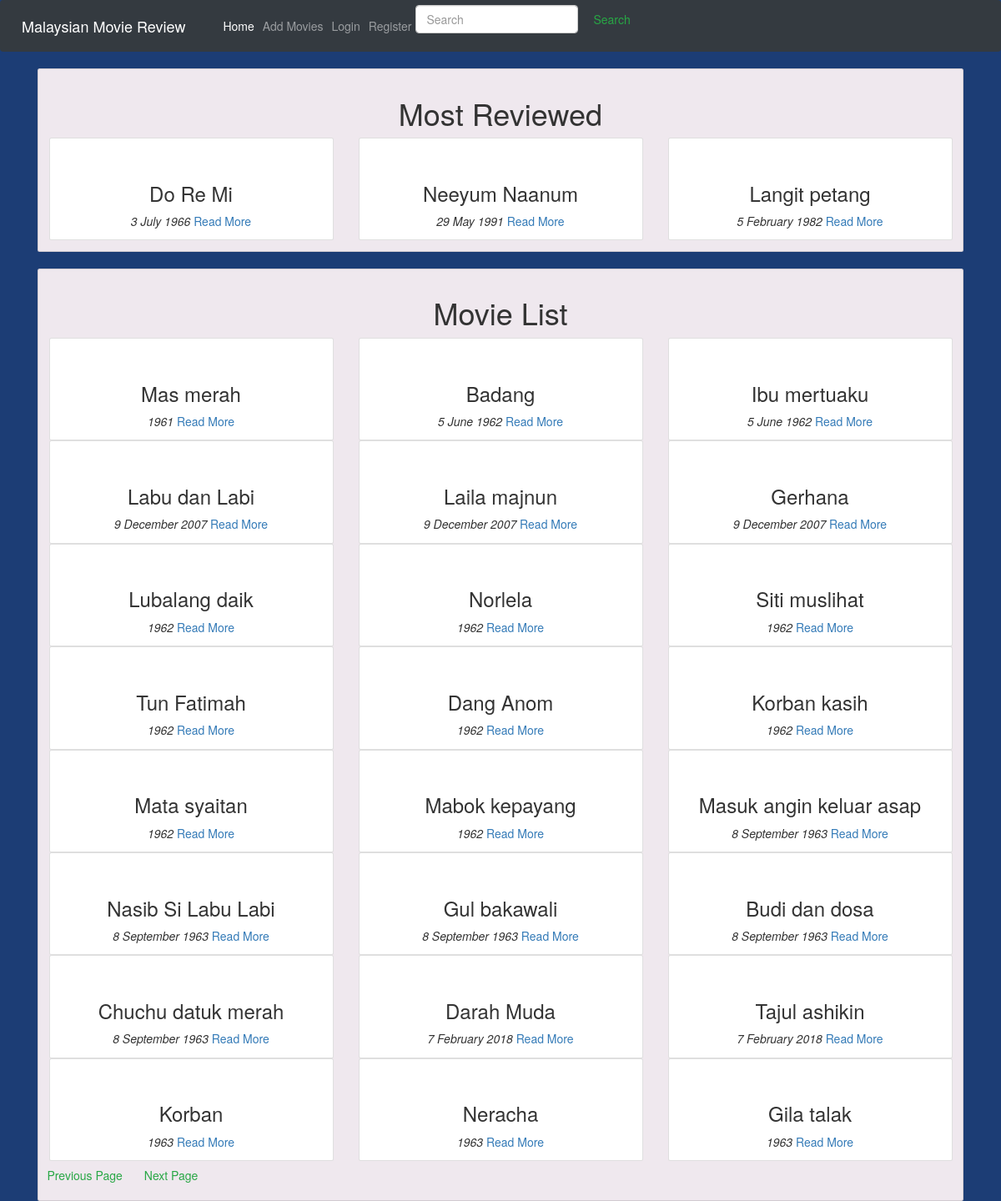
/?page=3, run on the app's committed database.
### main/models.py (models this page shows, shortened)
class Movie(models.Model):
    name = models.CharField(max_length=300)
    director = models.CharField(max_length=300)
    cast = models.CharField(max_length=300)
    description = models.TextField(max_length=5000)
    release_date = models.CharField(max_length=200)
    averageRating = models.FloatField(default=0)
    image = models.URLField(default=None, null=True)

### main/views.py (the view)
# urls.py: path('', views.home, name="home"),
def home(request):
    query = request.GET.get("title")
    allMovies = None
    banner = Movie.objects.all().filter(averageRating=8)[:3]
    if query:
        allMovies = Movie.objects.filter(name__icontains=query)
    else:
        allMovies = Movie.objects.all() # selct * from movie
    p = Paginator(allMovies, 24)
    page_num = request.GET.get('page', 1)
    try:
        page = p.page(page_num)
    except PageNotAnInteger:
        posts = p.page(1)
    except EmptPage:
        page = p.page(p.pnum_pages)
    context = {
        "movies": page,
        "banner": banner,
    }
    return render(request, 'main/index.html', context)

### main/templates/main/index.html (shortened to what this page needs)
{% extends 'main/base.html' %}
{% block content %}
<div class="container">
  <div class="card" id="backdrop">
  <div class="card-body">
    <div class="row justify-content-center">
      <h1>Most Reviewed</h1>
    </div>
    <div class="row">
        {% for movie in banner %}
        <div class="col-md-4">
            <div class="card">
                <div class="card-body">
                    <div class="text-center">
                    <h3 class="text-center">{{ movie.name }}</h3>
                    <i class="text-center">{{ movie.release_date}}</i>
                    <a href="{% url 'main:detail' movie.id %}">Read More</a>
                    </div>
                </div>
            </div>
        </div>
        {% endfor %}
    </div>
  </div>
</div>
</div>
<div class="container">
    <br>
    <div class="card" id="backdrop">
        <div class="card-body">
          <div class="row justify-content-center">
            <h1>Movie List</h1>
          </div>
            <div class="row">
                {% for movie in movies %}
                <div class="col-md-4">
                    <div class="card">
                        <div class="card-body">
                            <div class="text-center">
                            <h3 class="text-center">{{ movie.name }}</h3>
                            <i class="text-center">{{ movie.release_date}}</i>
                            <a href="{% url 'main:detail' movie.id %}">Read More</a>
                            </div>
                        </div>
                    </div>
                </div>
                {% endfor %}
                {% if movies.has_previous %}
                <a class="btn btn-outline-success my-2 my-sm-0" href="{% url 'main:home' %}?page={{movies.previous_page_number}}">Previous Page</a>
                {% endif %}
                {% if movies.has_next %}
                <a class="btn btn-outline-success my-2 my-sm-0" href="{% url 'main:home' %}?page={{movies.next_page_number}}">Next Page</a>
                {% endif %}
            </div>
        </div>
    </div>
</div>
{% endblock %}

### main/static/css/main.css (style rules this page uses)
body { background-color: #1c3d75; }
#backdrop { background-color: #efe8ee; }

### data on the page
Movie: name "Do Re Mi", release_date "3 July 1966"
Movie: name "Neeyum Naanum", release_date "29 May 1991"
Movie: name "Langit petang", release_date "5 February 1982"
Movie: name "Mas merah", release_date "1961"
Movie: name "Badang", release_date "5 June 1962"
Movie: name "Ibu mertuaku", release_date "5 June 1962"
Movie: name "Labu dan Labi", release_date "9 December 2007"
Movie: name "Laila majnun", release_date "9 December 2007"
Movie: name "Gerhana", release_date "9 December 2007"
Movie: name "Lubalang daik", release_date "1962"
Movie: name "Norlela", release_date "1962"
Movie: name "Siti muslihat", release_date "1962"
Movie: name "Tun Fatimah", release_date "1962"
Movie: name "Dang Anom", release_date "1962"
Movie: name "Korban kasih", release_date "1962"
Movie: name "Mata syaitan", release_date "1962"
Movie: name "Mabok kepayang", release_date "1962"
Movie: name "Masuk angin keluar asap", release_date "8 September 1963"
Movie: name "Nasib Si Labu Labi", release_date "8 September 1963"
Movie: name "Gul bakawali", release_date "8 September 1963"
Movie: name "Budi dan dosa", release_date "8 September 1963"
Movie: name "Chuchu datuk merah", release_date "8 September 1963"
Movie: name "Darah Muda", release_date "7 February 2018"
Movie: name "Tajul ashikin", release_date "7 February 2018"
Movie: name "Korban", release_date "1963"
Movie: name "Neracha", release_date "1963"
Movie: name "Gila talak", release_date "1963"
